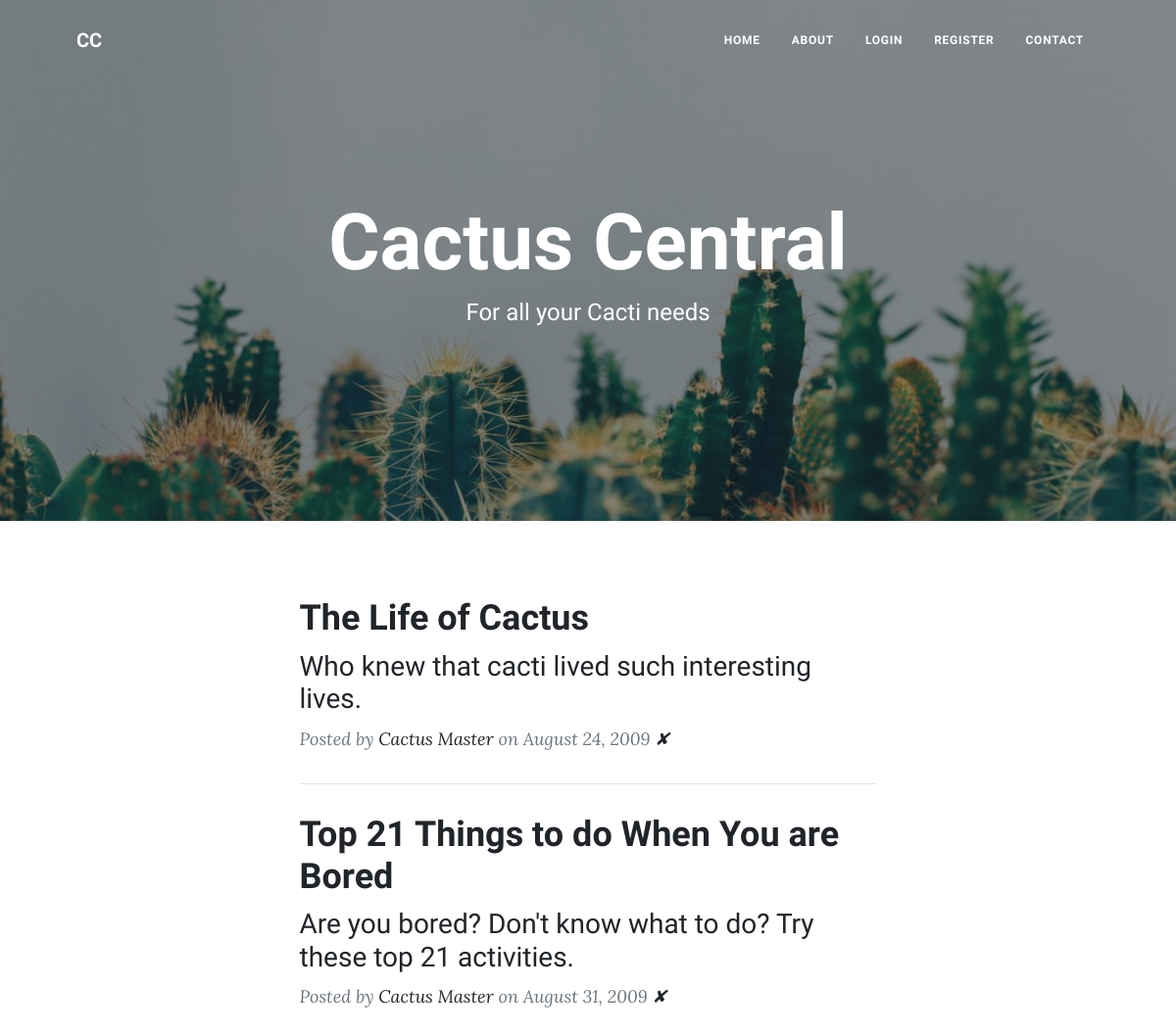
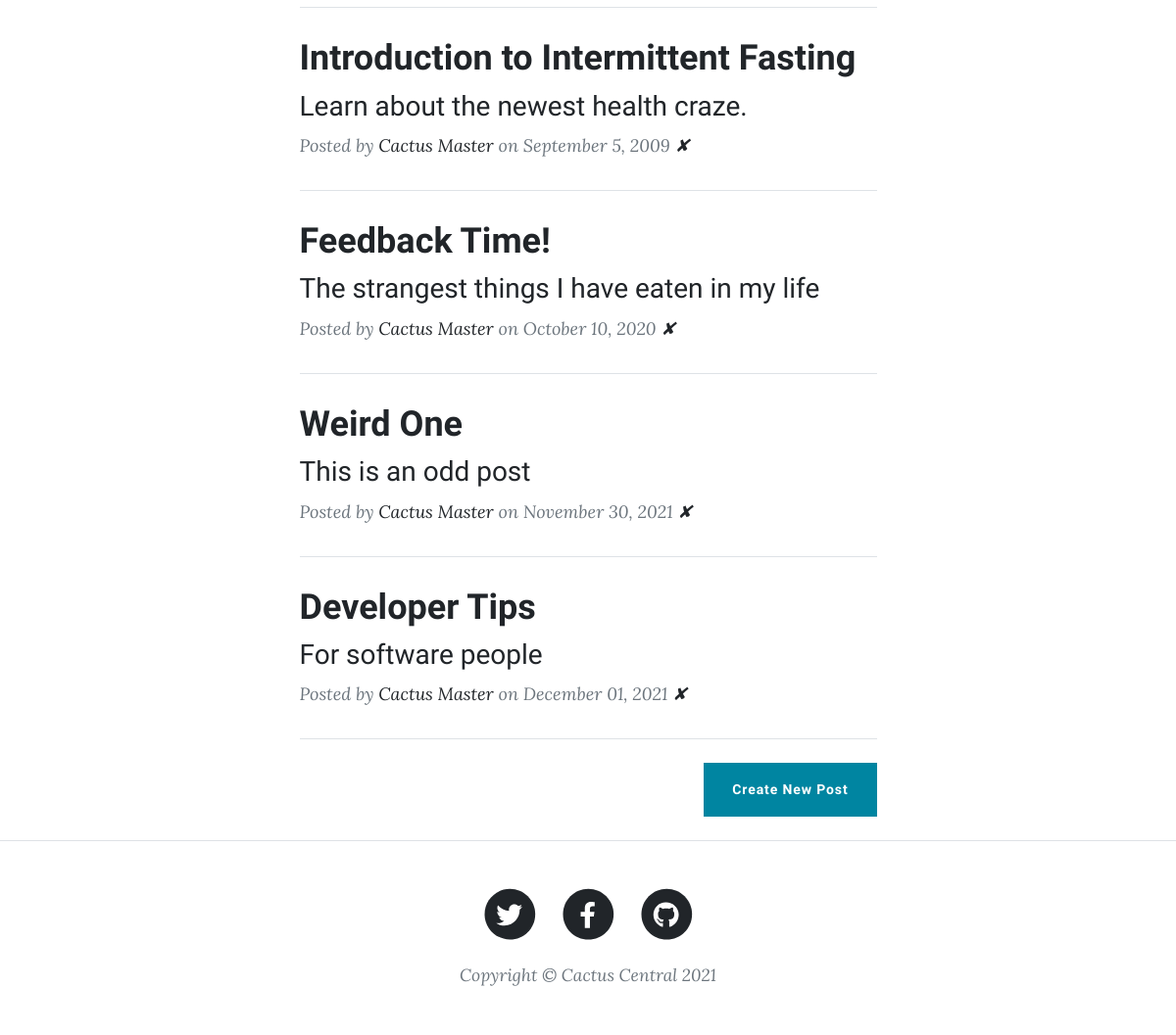
The page / on the database its author committed (2 pictures, top to bottom).
### main.py (models this page shows)
class BlogPost(db.Model):
    id = db.Column(db.Integer, primary_key=True)
    title = db.Column(db.String(250), unique=True, nullable=False)
    subtitle = db.Column(db.String(250), nullable=False)
    date = db.Column(db.String(250), nullable=False)
    body = db.Column(db.Text, nullable=False)
    author = db.Column(db.String(250), nullable=False)
    img_url = db.Column(db.String(250), nullable=False)

### main.py (the view)
@app.route("/")
def home_page():
    blog_posts = BlogPost.query.all()
    return render_template("index.html", blog_posts=blog_posts)

### templates/index.html
{% include "header.html" %}
<header class="masthead" style="background-image: url({{ url_for('static', filename='assets/img/cactus-bg.jpg') }})">
    <div class="container position-relative px-4 px-lg-5">
        <div class="row gx-4 gx-lg-5 justify-content-center">
            <div class="col-md-10 col-lg-8 col-xl-7">
                <div class="site-heading">
                    <h1>Cactus Central</h1>
                    <span class="subheading">For all your Cacti needs</span>
                </div>
            </div>
        </div>
    </div>
</header>
<div class="container px-4 px-lg-5">
    <div class="row gx-4 gx-lg-5 justify-content-center">
        <div class="col-md-10 col-lg-8 col-xl-7">
            {% for post in blog_posts %}
                <div class="post-preview">
                    <a href="{{ url_for('get_post', post_id=post.id) }}">
                        <h2 class="post-title">
                            {{ post.title }}
                        </h2>
                        <h3 class="post-subtitle">
                            {{ post.subtitle }}
                        </h3>
                    </a>
                    <p class="post-meta">
                        Posted by
                        <a href="#!">Cactus Master</a>
                        on {{ post.date }}
                        <a href="{{url_for('delete_post', post_id=post.id) }}">✘</a>
                    </p>
                </div>
                <hr class="my-4" />
            {% endfor %}
            <div class="d-flex justify-content-end mb-4">
              <a class="btn btn-primary float-right" href="{{url_for('add_new_post')}}">Create New Post</a>
            </div>
        </div>
    </div>
</div>
{% include "footer.html" %}

### templates/header.html (shortened to what this page needs)
<!DOCTYPE html>
<html lang="en">
<head>
    <link href="{{ url_for('static', filename='css/styles.css') }}" rel="stylesheet" />
</head>
<body>
    <nav class="navbar navbar-expand-lg navbar-light" id="mainNav">
        <div class="container px-4 px-lg-5">
            <a class="navbar-brand" href="{{ url_for('home_page') }}">CC</a>
            <div class="collapse navbar-collapse" id="navbarResponsive">
                <ul class="navbar-nav ms-auto py-4 py-lg-0">
                    <li class="nav-item"><a class="nav-link px-lg-3 py-3 py-lg-4" href="{{ url_for('home_page') }}">Home</a></li>
                    <li class="nav-item"><a class="nav-link px-lg-3 py-3 py-lg-4" href="{{ url_for('about_page') }}">About</a></li>
                    <li class="nav-item"><a class="nav-link px-lg-3 py-3 py-lg-4" href="{{ url_for('login') }}">Login</a></li>
                    <li class="nav-item"><a class="nav-link px-lg-3 py-3 py-lg-4" href="{{ url_for('register') }}">Register</a></li>
                    <li class="nav-item"><a class="nav-link px-lg-3 py-3 py-lg-4" href="{{ url_for('contact_page') }}">Contact</a></li>
                </ul>
            </div>
        </div>
    </nav>

### templates/footer.html (shortened to what this page needs)
    <footer class="border-top">
        <div class="container px-4 px-lg-5">
            <div class="row gx-4 gx-lg-5 justify-content-center">
                <div class="col-md-10 col-lg-8 col-xl-7">
                    <ul class="list-inline text-center">
                        <li class="list-inline-item">
                            <a href="#!">
                                <span class="fa-stack fa-lg">
                                    <i class="fas fa-circle fa-stack-2x"></i>
                                    <i class="fab fa-twitter fa-stack-1x fa-inverse"></i>
                                </span>
                            </a>
                        </li>
                        <li class="list-inline-item">
                            <a href="#!">
                                <span class="fa-stack fa-lg">
                                    <i class="fas fa-circle fa-stack-2x"></i>
                                    <i class="fab fa-facebook-f fa-stack-1x fa-inverse"></i>
                                </span>
                            </a>
                        </li>
                        <li class="list-inline-item">
                            <a href="#!">
                                <span class="fa-stack fa-lg">
                                    <i class="fas fa-circle fa-stack-2x"></i>
                                    <i class="fab fa-github fa-stack-1x fa-inverse"></i>
                                </span>
                            </a>
                        </li>
                    </ul>
                    <div class="small text-center text-muted fst-italic">Copyright &copy; Cactus Central 2021</div>
                </div>
            </div>
        </div>
    </footer>
</body>
</html>

### rows shown on the page
BlogPost: title "The Life of Cactus", subtitle "Who knew that cacti lived such interesting lives.", date "August 24, 2009"
BlogPost: title "Top 21 Things to do When You are Bored", subtitle "Are you bored? Don't know what to do? Try these top 21 activities.", date "August 31, 2009"
BlogPost: title "Introduction to Intermittent Fasting", subtitle "Learn about the newest health craze.", date "September 5, 2009"
BlogPost: title "Feedback Time!", subtitle "The strangest things I have eaten in my life", date "October 10, 2020"
BlogPost: title "Weird One", subtitle "This is an odd post", date "November 30, 2021"
BlogPost: title "Developer Tips", subtitle "For software people", date "December 01, 2021"
